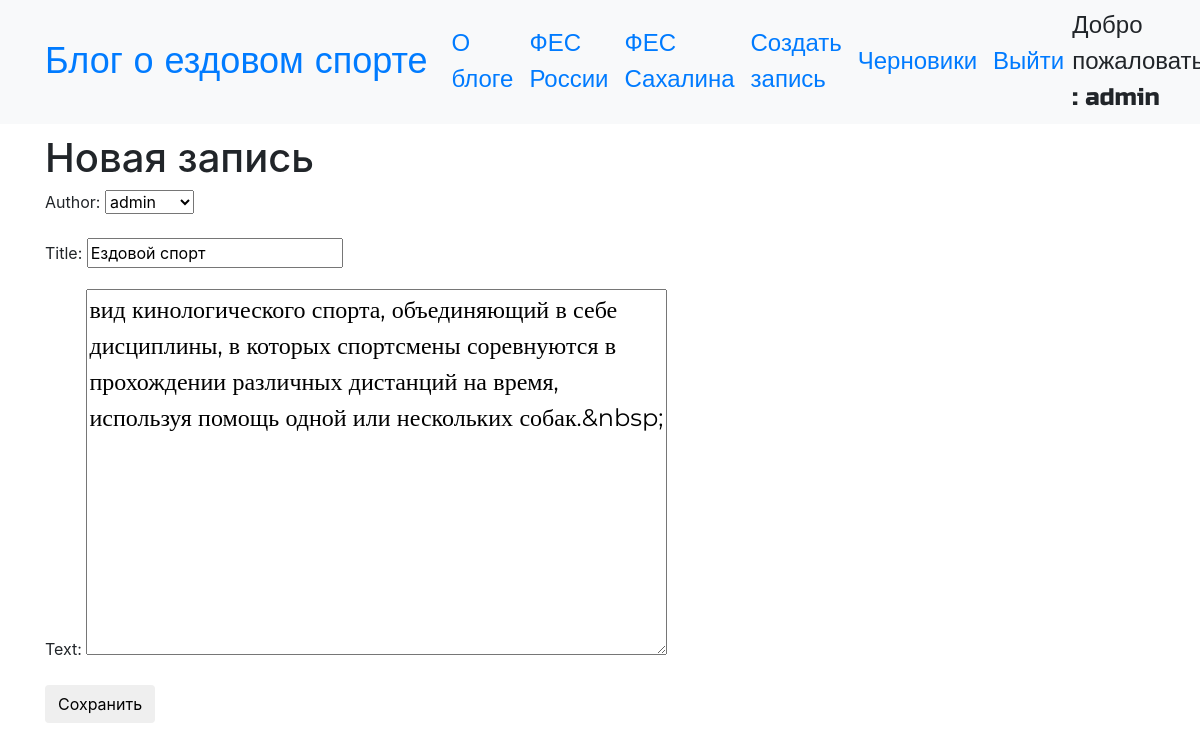
Screenshot of /post/1/edit/ (signed in) with the database file from the repository.
### blog/models.py (models this page shows, shortened)
class Post(models.Model):
    author = models.ForeignKey('auth.User',on_delete=models.CASCADE)
    title = models.CharField(max_length=200)
    text = models.TextField()
    created_date = models.DateTimeField(default=timezone.now)
    published_date = models.DateTimeField(blank=True, null=True)

### blog/views.py (the view)
# urls.py: path('post/<int:pk>/edit/', views.PostUpdateView.as_view(), name='post_edit'),
class PostUpdateView(LoginRequiredMixin,UpdateView):
    login_url = '/login/'
    redirect_field_name = 'blog/post_detail.html'
    form_class = PostForm
    model = Post

### blog/forms.py
class PostForm(forms.ModelForm):
    class Meta:
        model = Post
        fields = ('author','title', 'text',)
        widgets = {
            'title': forms.TextInput(attrs={'class': 'textinputclass'}),
            'text': forms.Textarea(attrs={'class': 'editable medium-editor-textarea postcontent'}),
        }

### blog/templates/blog/post_form.html (shortened to what this page needs)
{% extends 'blog/base.html' %}
{% block content %}
    <h1>Новая запись</h1>
    <form method="POST" class="post-form">
    {{form.as_p}}
    <button type="submit" class="save btn btn-default">Сохранить</button>
    </form>
{% endblock %}

### blog/templates/blog/base.html (shortened to what this page needs)
<!DOCTYPE html>
{% load static %}
<html>
  <head>
    <link rel="stylesheet" href="https://stackpath.bootstrapcdn.com/bootstrap/4.1.3/css/bootstrap.min.css"
>
    <link href="https://maxcdn.bootstrapcdn.com/font-awesome/4.7.0/css/font-awesome.min.css" rel="stylesheet">
    <link rel="stylesheet" href="//cdn.jsdelivr.net/medium-editor/latest/css/medium-editor.min.css" type="text/css" media="screen" charset="utf-8">
    <link rel="stylesheet" href="{% static 'css/blog.css' %}">
  </head>
  <body class='loader'>
    <nav class="navbar navbar-expand-lg bg-light techfont">
      <div class="container">
        <div class="navbar-nav align-items-center">
          <a class="navbar-brand bigbrand" href="{% url 'post_list' %}">Блог о ездовом спорте</a>
          <a class="nav-item nav-link" href="{% url 'about' %}">О блоге</a>
          <a class="nav-item nav-link" href="http://fes-russia.ru/">ФЕС России</a>
          <a class="nav-item nav-link" href="http://fes65.ru/">ФЕС Сахалина</a>
        </div>
        <div class="navbar-nav align-items-center ml-auto">
          {% if user.is_authenticated %}
            <a class="nav-item nav-link" href="{% url 'post_new' %}">Создать запись</a>
            <a class="nav-item nav-link" href="{% url 'post_draft_list' %}">Черновики</a>
            <a class="nav-item nav-link" href="{% url 'logout' %}">Выйти</a>
            <a >Добро пожаловать, : {{ user.username }}</a>
          {% else %}
            <a class="nav-item nav-link" href="{% url 'login' %}" aria-label="Login">
              <span class="fa fa-user" aria-hidden="true"></span></a>
          {% endif %}
        </div>
      </div>
    </nav>
          <div class="content container">
              <div class="row">
                  <div class="col-md-8">
                    <div class="blog_posts">
                      {% block content %}
                      {% endblock %}
                    </div>
                  </div>
              </div>
          </div>
  </body>
</html>

### blog/static/css/blog.css (style rules this page uses)
.techfont { font-family: 'Russo One', sans-serif; font-size: 1.5em; margin-bottom: 10px; }
.postcontent { font-family: 'Montserrat'; font-size: 1.5em; }
.bigbrand { font-size: 1.5em; }
.loader { filter:hue-rotate(0deg); color: linear-gradient(45deg,#0f8,#08f); animation:hue 5000ms infinite linear; }

### rows the page displays
Post: author "admin", title "Ездовой спорт", text "вид кинологического спорта, объединяющий в себе дисциплины, в которых спортсмены соревнуются в прохождении различных дистанций на время, используя помощь одной или нескольких собак.&nbsp;"

### other values shown
{{ user.username }} "admin"
